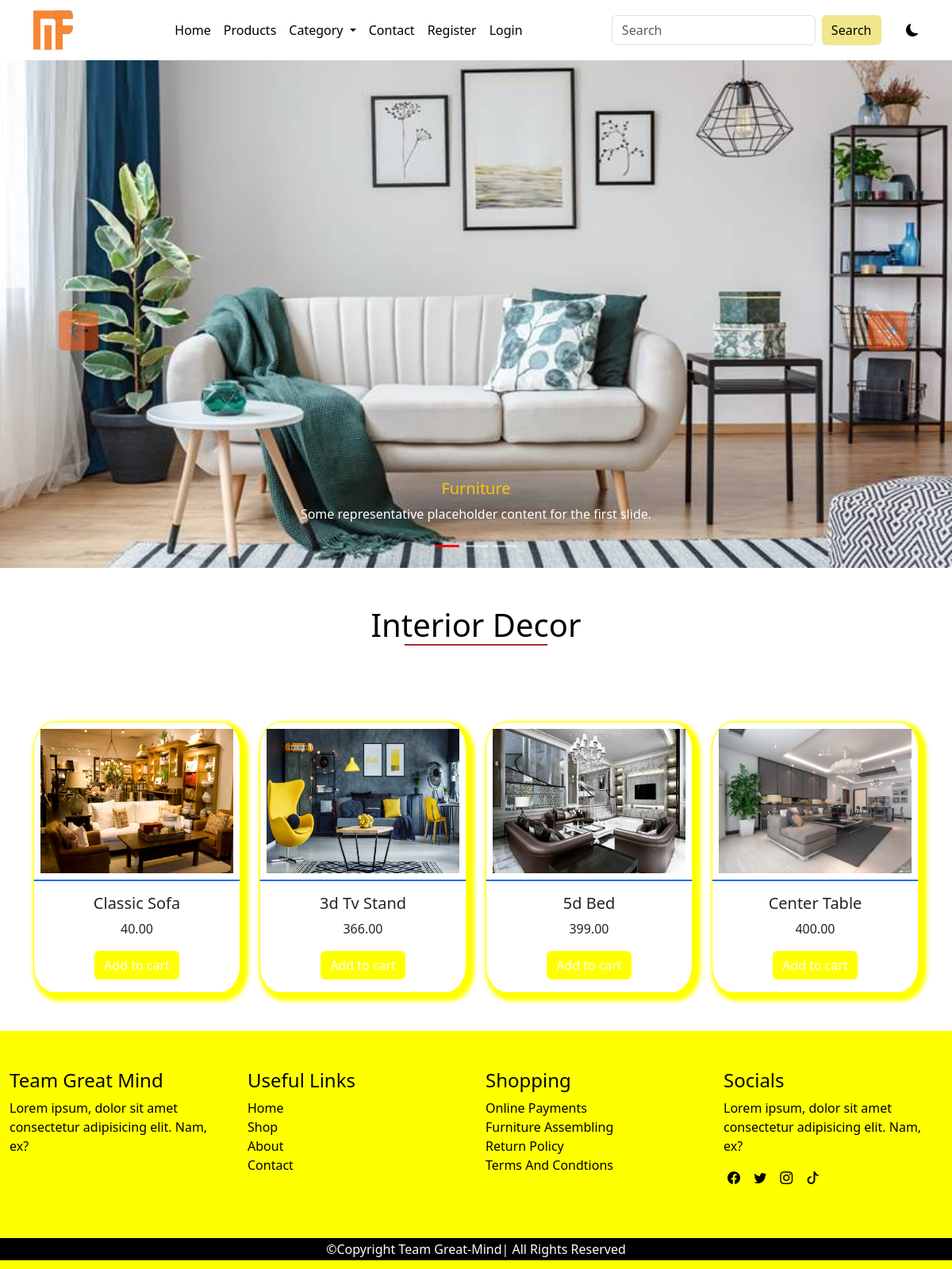
Screenshot of /category/1/interior-decor with the database file from the repository.
### main/models.py (models this page shows, shortened)
class AppInfo(models.Model):
    appname=models.CharField(max_length=50)
    logo=models.ImageField(upload_to='logo')
    carousel1 = models.ImageField(upload_to='carousel1')
    carousel2 = models.ImageField(upload_to='carousel2')
    carousel3 = models.ImageField(upload_to='carousel3')
    banner = models.ImageField(upload_to='banner')
    copyright = models.IntegerField()

class Category(models.Model):
    name=models.CharField(max_length=50)
    slug=models.SlugField(unique=True)
    img=models.ImageField(upload_to="catimg")

class Product(models.Model):
    category=models.ForeignKey(Category, on_delete=models.CASCADE)
    name=models.CharField(max_length=50)
    slug=models.SlugField(unique=True)
    pix=models.ImageField(upload_to='pix')
    price=models.DecimalField(max_digits=5, decimal_places=2)
    discount_price=models.DecimalField(max_digits=5, decimal_places=2, blank=True, null=True)
    description=models.TextField()
    featured= models.BooleanField(default=False)
    uploaded=models.DateField(auto_now=True)
    edited=models.DateField(auto_now_add=True)

### main/views.py (the view)
# urls.py: path('category/<str:id>/<slug:slug>', views.category, name='category'),
def category(request, id, slug):
      categ=Category.objects.get(pk=id)
      catprod=Product.objects.filter(category_id=id)
      context={
            'categ': categ,
            'catprod':catprod
      }
      return render(request, 'category.html', context)

### main/context_processor.py (called while the page is built)
def dropdown(request):
    info = AppInfo.objects.get(pk=1)
    fdog = Category.objects.all()
    context={
        'info': info,
        'fdog': fdog,
    }
    return context

def cartcount(request):
    count=Cart.objects.filter(user__username = request.user.username, paid=False)
    itemcount=0
    for item in count:
        itemcount+=item.quantity
    context ={
        'itemcount': itemcount
    }
    return context

### main/templates/category.html (shortened to what this page needs)
{% extends 'base.html' %}
{% block header %} {% include 'header.html' %} {% endblock header%}
{% block carousel %} {% include 'carousel.html' %} {% endblock carousel%}
{% block content %}
    <div class="container">
            <h1 class="title mt-5 ">{{categ.name|title}}</h1>
            <div class="row my-5">
                {% for item in catprod %}
                <div class="col-12 col-md-6 col-lg-3 mt-5 product">
                    <div class="card">
                        <a href="{% url 'detail' item.id item.slug %}"><img src="{{item.pix.url}}" class="card-img-top" alt="..."></a>
                        <div class="card-body">
                            <h5 class="card-title">{{item.name|title}}</h5>
                            <p class="card-text">{{item.price}}</p>
                            <a href="#" class="btn btn-primary">Add to cart</a>
                        </div>
                    </div>
                </div>
                {% endfor %}
            </div>
        </div>
{% endblock content%}
{%block footer %} {% include 'footer.html' %} {% endblock footer %}

### main/templates/header.html (shortened to what this page needs)
<nav class="navbar navbar-expand-lg ">
        <div class="container ">
            <a class="navbar-brand" href="#"><img src="{{info.logo.url}}" alt="" height="50px" width="50px"></a>
            <div class="collapse navbar-collapse" id="navbarSupportedContent">
                <ul class="navbar-nav mx-auto mb-2 mb-lg-0">
                    {% if user.is_authenticated %}
                        <li class="nav-item">
                            <a class="nav-link " href="{% url 'home' %}">Home</a>
                        </li>
                        <li class="nav-item">
                            <a class="nav-link" href="{% url 'products' %}">Products</a>
                        </li>
                        <li class="nav-item dropdown">
                            <a class="nav-link dropdown-toggle" href="#" role="button" data-bs-toggle="dropdown" aria-expanded="false">
                                Category
                            </a>
                            <ul class="dropdown-menu">
                                {% for item in fdog %}
                                <li><a class="dropdown-item" href="{% url 'category' item.id item.slug %}">{{item.name|title}}</a></li>
                                {% endfor %}
                            </ul>
                        </li>
                        <li class="nav-item">
                            <a class="nav-link" href="{% url 'contact' %}">Contact</a>
                        </li>
                         <li class="nav-item">
                        <a class="nav-link" href="{% url 'cart' %}">
                            <div class="wrapper">
                                <i class="bi bi-cart3"></i>
                                <span class="badge">{{itemcount}}</span>
                            </div>
                        </a>
                        </li>
                    <li class="nav-item dropdown">
                        <a class="nav-link dropdown-toggle" href="#" role="button" data-bs-toggle="dropdown" aria-expanded="false">
                            {% if user.customer %}
                            <img src="{{user.customer.pix.url}}" alt="" height="20px" width="20px">
                            {% endif %}
                            <span>{{user.username}}</span>
                        </a>
                        <ul class="dropdown-menu">
                            <li><a class="dropdown-item" href="{% url 'profile' %}">Profile</a></li>
                            <li><a class="dropdown-item" href="{% url 'signout' %}">Log out</a></li>
                            <li>
                                <hr class="dropdown-divider">
                            </li>
                            <li><a class="dropdown-item" href="#">Something else here</a></li>
                        </ul>
                    </li>
                    {% else %}
                    <li class="nav-item">
                        <a class="nav-link " href="{% url 'home' %}">Home</a>
                    </li>
                    <li class="nav-item">
                        <a class="nav-link" href="{% url 'products' %}">Products</a>
                    </li>
                    <li class="nav-item dropdown">
                            <a class="nav-link dropdown-toggle" href="#" role="button" data-bs-toggle="dropdown"
                                aria-expanded="false">
                                Category
                            </a>
                    </li>
                    <li class="nav-item">
                        <a class="nav-link" href="{% url 'contact' %}">Contact</a>
                    </li>
                    <li class="nav-item">
                        <a class="nav-link" href="{% url 'signup' %}">Register</a>
                    </li>
                    <li class="nav-item">
                        <a class="nav-link" href="{% url 'signin' %}">Login</a>
                    </li>
                   {% endif %}
                </ul>
                <form class="d-flex search" role="search" action="{% url 'search' %}" method="POST">
                    <input class="form-control me-2" name="search" type="search" placeholder="Search" aria-label="Search">
                    <button class="btn btn-outline-success" type="submit">Search</button>
                </form>
                 <div class="samson">
                    <i class="bi bi-moon-fill"></i>
                 </div>
            </div>
        </div>
    </nav>

### main/templates/carousel.html (shortened to what this page needs)
<div>
        <div id="carouselExampleCaptions" class="carousel slide">
            <div class="carousel-indicators">
                <button type="button" data-bs-target="#carouselExampleCaptions" data-bs-slide-to="0" class="active"
                    aria-current="true" aria-label="Slide 1"></button>
                <button type="button" data-bs-target="#carouselExampleCaptions" data-bs-slide-to="1"
                    aria-label="Slide 2"></button>
                <button type="button" data-bs-target="#carouselExampleCaptions" data-bs-slide-to="2"
                    aria-label="Slide 3"></button>
            </div>
            <div class="carousel-inner">
                <div class="carousel-item active">
                    <img src="{{info.carousel1.url}}" class="d-block w-100" alt="..." >
                    <div class="carousel-caption d-none d-md-block">
                        <h5 class="text-capitalize text-warning">Furniture</h5>
                        <p>Some representative placeholder content for the first slide.</p>
                    </div>
                </div>
            </div>
            <button class="carousel-control-prev" type="button" data-bs-target="#carouselExampleCaptions" data-bs-slide="prev">
                <span class="carousel-control-prev-icon" aria-hidden="true"> <i class="bi bi-arrow-left-square-fill"></i></span>
            </button>
            <button class="carousel-control-next" type="button" data-bs-target="#carouselExampleCaptions" data-bs-slide="next">
                <span class="carousel-control-next-icon " aria-hidden="true"> <i class="bi bi-arrow-right-square-fill"></i></span>
            </button>
        </div>
    </div>

### main/static/css/style.css (style rules this page uses)
* { box-sizing: border-box; padding: 0; margin: 0; }
.samson { margin-left: 3%; cursor: pointer; }
:root { --bg: white; --icon: black; --text: black; --card: black; }
body { background: var(--bg) !important; color: var(--text) !important; overflow: hidden; }
.navbar { background: var(--bg); }
.navbar-nav a { color: var(--text); font-weight: 500; }
.search button { background-color: khaki; border: none; color: black; font-weight: 300; }
.carousel-control-prev { font-size: 50px; color: rgb(255, 81, 0); }
.carousel-control-next { font-size: 50px; color: rgb(255, 81, 0); }
.carousel-item img { height: 80vh; }
.carousel-indicators .active { background-color: red !important; }
.title { text-transform: capitalize; text-align: center; }
.title::after { content: ''; display: block; width: 180px; height: 2px; background-color: brown; margin-left: auto; margin-right: auto; }
.product .card { border: 1px solid yellow; border-radius: 10%; box-shadow: 5px 5px 5px 5px yellow; transition: 1s; }
.product img { padding: 3%; height: 200px; border-bottom: 2px solid; }
.product .card-body { text-align: center; }
.product .btn { background-color: yellow; border: none; }

### rows the page displays
AppInfo: logo (picture), carousel1 (picture)
Category: name "Interior Decor"
Product: pix (picture), name "Classic Sofa", price "40.00"
Product: pix (picture), name "3d Tv Stand", price "366.00"
Product: pix (picture), name "5d Bed", price "399.00"
Product: pix (picture), name "Center Table", price "400.00"
